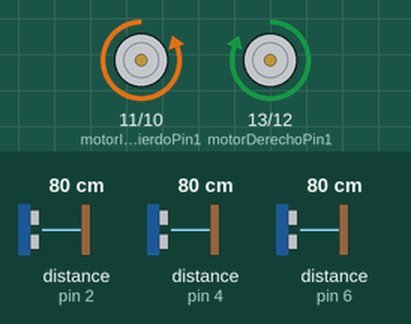
Recording of a sketch running on a simulated Arduino Uno, built with avr-gcc and run on an emulated ATmega328P. On the bench: motor-driver pin pairs drawn as motors (green arrow = first pin HIGH = forward, orange = second pin HIGH = backward, longer = more drive). Wiring (inferred from the names in the program): 3 × ultrasonic range finder: trigger pin 3, echo pin 2 / trigger pin 5, echo pin 4 / trigger pin 7, echo pin 6. The test bench sets the inputs (shaded band); at power-on: distance to the obstacle (sensors on pin 2, pin 6, pin 4) 80 cm. The echo pulse lasts 58.3 µs per cm.

Above: at 1.2 s.
1.3 s: distance to the obstacle (sensor on pin 2) set to 29 cm
2.8 s: distance to the obstacle (sensor on pin 2) set to 24 cm
At 3.4 s:
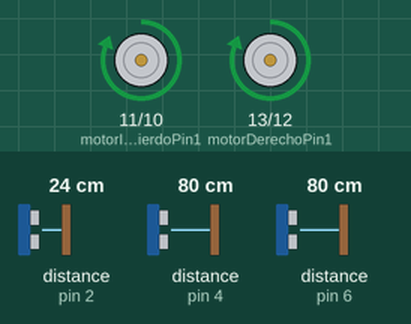
4.3 s: distance to the obstacle (sensor on pin 2) set to 35 cm
At 5.5 s:
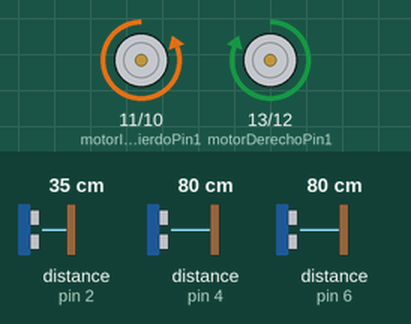
5.9 s: distance to the obstacle (sensor on pin 6) set to 29 cm
7.4 s: distance to the obstacle (sensor on pin 6) set to 24 cm
At 8.6 s:
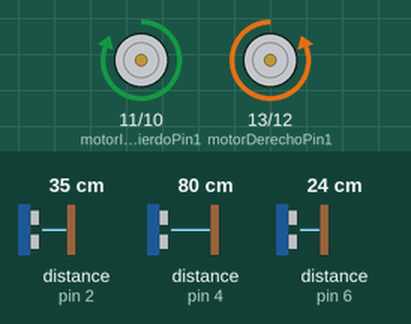
8.9 s: distance to the obstacle (sensor on pin 6) set to 35 cm
At 9.7 s:
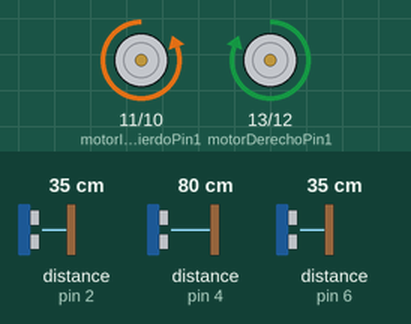
Timing chart, 0 to 11.4 s (numbered marks = the images above; inputs shaded):
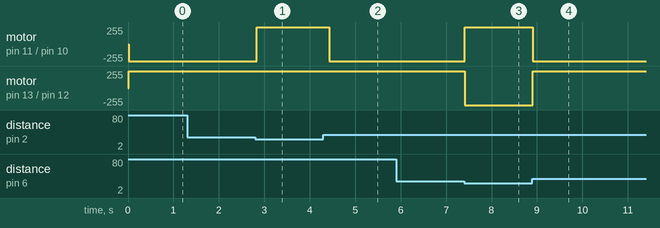

Measured:
- the behaviour switches between 26 and 25 cm on distance to the obstacle (sensor on pin 2) (found by bisection; images 0 and 1)
- the behaviour switches between 26 and 25 cm on distance to the obstacle (sensor on pin 6) (found by bisection; images 2 and 3)
- after the input at 1.3 s, every drawn part: stays the same
- after the input at 2.8 s, motor on pin 11 (motorIzquierdoPin1) / pin 10 (motorIzquierdoPin2): backward 255/255 → forward 255/255 at once
- after the input at 4.3 s, motor on pin 11 (motorIzquierdoPin1) / pin 10 (motorIzquierdoPin2): forward 255/255 → backward 255/255 after 0.12 s
- after the input at 5.9 s, every drawn part: stays the same
- after the input at 7.4 s, motor on pin 11 (motorIzquierdoPin1) / pin 10 (motorIzquierdoPin2): backward 255/255 → forward 255/255 at once; motor on pin 13 (motorDerechoPin1) / pin 12 (motorDerechoPin2): forward 255/255 → backward 255/255 at once
- after the input at 8.9 s, motor on pin 11 (motorIzquierdoPin1) / pin 10 (motorIzquierdoPin2): forward 255/255 → backward 255/255 at once; motor on pin 13 (motorDerechoPin1) / pin 12 (motorDerechoPin2): backward 255/255 → forward 255/255 at once

The sketch:

Sumo-Navarro.ino
```cpp
#define trigPin 3 //sensor 1
#define echoPin 2 //sensor 1
#define trigPin2 7 //sensor 2
#define echoPin2 6 //sensor 2
#define trigPin3 5 //sensor 3
#define echoPin3 4 //sensor 3


int motorIzquierdoPin1 = 11;
int motorIzquierdoPin2 = 10;
int motorDerechoPin1 = 13;
int motorDerechoPin2 = 12;

float distance;   // Variable global para la distancia del primer sensor ultrasónico
float duration;   // Variable global para la duración del pulso del primer sensor ultrasónico
float distance2;  // Variable global para la distancia del segundo sensor ultrasónico
float duration2;   // Variable global para la duración del pulso del segundo sensor ultrasónico
float distance3;  // Variable global para la distancia del tercer sensor ultrasónico
float duration3;  // Variable global para la duración del pulso del tercer sensor ultrasónico

void setup() {
  pinMode(trigPin, OUTPUT);
  pinMode(echoPin, INPUT);
  pinMode(trigPin2, OUTPUT);
  pinMode(echoPin2, INPUT);
  pinMode(trigPin3, OUTPUT);
  pinMode(echoPin3, INPUT);

  pinMode(motorIzquierdoPin1, OUTPUT);
  pinMode(motorIzquierdoPin2, OUTPUT);
  pinMode(motorDerechoPin1, OUTPUT);
  pinMode(motorDerechoPin2, OUTPUT);

  Serial.begin(9600);
  //delay(5000);
}

void loop() {

  // Luego, entra en el bucle principal
    // Medir la distancia con el primer ultrasónico
    digitalWrite(trigPin, LOW);
    delayMicroseconds(2);
    digitalWrite(trigPin, HIGH);
    delayMicroseconds(10);
    digitalWrite(trigPin, LOW);
    duration = pulseIn(echoPin, HIGH);
    distance = (duration / 2) / 29.1;

    // Medir la distancia con el segundo sensor ultrasónico
    digitalWrite(trigPin2, LOW);
    delayMicroseconds(2);
    digitalWrite(trigPin2, HIGH);
    delayMicroseconds(10);
    digitalWrite(trigPin2, LOW);
    duration2 = pulseIn(echoPin2, HIGH);
    distance2 = (duration2 / 2) / 29.1;

    // Medir la distancia con el Tercer sensor ultrasónico
    digitalWrite(trigPin3, LOW);
    delayMicroseconds(2);
    digitalWrite(trigPin3, HIGH);
    delayMicroseconds(10);
    digitalWrite(trigPin3, LOW);
    duration3 = pulseIn(echoPin3, HIGH);
    distance3 = (duration3 / 2) / 29.1;

    // Para verificar si andan los sensores
    //Serial.println(distance3);

    if (distance < 25) {
      // Si el sensor 1 detecta el robot avanza
      digitalWrite(motorIzquierdoPin1, HIGH);
      digitalWrite(motorIzquierdoPin2, LOW);
      digitalWrite(motorDerechoPin1, HIGH);
      digitalWrite(motorDerechoPin2, LOW);
      delay(100);
    } else if(distance2 < 25){
      digitalWrite(motorIzquierdoPin1, HIGH);
      digitalWrite(motorIzquierdoPin2, LOW);
      digitalWrite(motorDerechoPin1, LOW);
      digitalWrite(motorDerechoPin2, HIGH);
    } else if(distance3 < 25){
      digitalWrite(motorIzquierdoPin1, LOW);
      digitalWrite(motorIzquierdoPin2, HIGH);
      digitalWrite(motorDerechoPin1, HIGH);
      digitalWrite(motorDerechoPin2, LOW);
    }else {
      digitalWrite(motorIzquierdoPin1, LOW);
      digitalWrite(motorIzquierdoPin2, HIGH);
      digitalWrite(motorDerechoPin1, HIGH);
      digitalWrite(motorDerechoPin2, LOW);
    }


    delay(10);
  }
```
